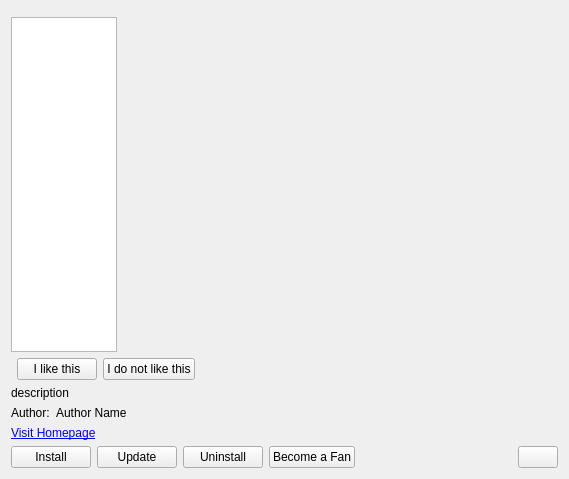
<?xml version="1.0" encoding="UTF-8"?>
<ui version="4.0">
 <class>EntryDetailsDialog</class>
 <widget class="QWidget" name="EntryDetailsDialog">
  <property name="geometry">
   <rect>
    <x>0</x>
    <y>0</y>
    <width>569</width>
    <height>479</height>
   </rect>
  </property>
  <layout class="QVBoxLayout" name="verticalLayout_2">
   <item>
    <widget class="KTitleWidget" name="m_titleWidget"/>
   </item>
   <item>
    <layout class="QHBoxLayout" name="horizontalLayout_3">
     <item>
      <widget class="QListWidget" name="previewSmall">
       <property name="sizePolicy">
        <sizepolicy hsizetype="Fixed" vsizetype="Expanding">
         <horstretch>0</horstretch>
         <verstretch>0</verstretch>
        </sizepolicy>
       </property>
       <property name="minimumSize">
        <size>
         <width>106</width>
         <height>0</height>
        </size>
       </property>
       <property name="maximumSize">
        <size>
         <width>106</width>
         <height>16777215</height>
        </size>
       </property>
       <property name="verticalScrollBarPolicy">
        <enum>Qt::ScrollBarAlwaysOff</enum>
       </property>
       <property name="horizontalScrollBarPolicy">
        <enum>Qt::ScrollBarAlwaysOff</enum>
       </property>
       <property name="gridSize">
        <size>
         <width>98</width>
         <height>80</height>
        </size>
       </property>
       <property name="viewMode">
        <enum>QListView::ListMode</enum>
       </property>
       <property name="uniformItemSizes">
        <bool>true</bool>
       </property>
      </widget>
     </item>
     <item>
      <widget class="QLabel" name="previewBig">
       <property name="sizePolicy">
        <sizepolicy hsizetype="Expanding" vsizetype="Expanding">
         <horstretch>0</horstretch>
         <verstretch>0</verstretch>
        </sizepolicy>
       </property>
       <property name="minimumSize">
        <size>
         <width>100</width>
         <height>100</height>
        </size>
       </property>
       <property name="frameShape">
        <enum>QFrame::NoFrame</enum>
       </property>
       <property name="frameShadow">
        <enum>QFrame::Plain</enum>
       </property>
       <property name="text">
        <string/>
       </property>
       <property name="scaledContents">
        <bool>false</bool>
       </property>
       <property name="alignment">
        <set>Qt::AlignCenter</set>
       </property>
      </widget>
     </item>
    </layout>
   </item>
   <item>
    <layout class="QHBoxLayout" name="horizontalLayout_6">
     <item>
      <widget class="KNS3::RatingWidget" name="ratingWidget" native="true">
       <property name="minimumSize">
        <size>
         <width>0</width>
         <height>10</height>
        </size>
       </property>
       <property name="autoFillBackground">
        <bool>false</bool>
       </property>
      </widget>
     </item>
     <item>
      <widget class="QPushButton" name="voteGoodButton">
       <property name="text">
        <string>I like this</string>
       </property>
      </widget>
     </item>
     <item>
      <widget class="QPushButton" name="voteBadButton">
       <property name="text">
        <string>I do not like this</string>
       </property>
      </widget>
     </item>
     <item>
      <spacer name="horizontalSpacer_3">
       <property name="orientation">
        <enum>Qt::Horizontal</enum>
       </property>
       <property name="sizeHint" stdset="0">
        <size>
         <width>40</width>
         <height>20</height>
        </size>
       </property>
      </spacer>
     </item>
    </layout>
   </item>
   <item>
    <layout class="QHBoxLayout" name="horizontalLayout_5">
     <item>
      <widget class="QLabel" name="descriptionLabel">
       <property name="sizePolicy">
        <sizepolicy hsizetype="Expanding" vsizetype="Preferred">
         <horstretch>0</horstretch>
         <verstretch>0</verstretch>
        </sizepolicy>
       </property>
       <property name="text">
        <string>description</string>
       </property>
       <property name="wordWrap">
        <bool>true</bool>
       </property>
      </widget>
     </item>
    </layout>
   </item>
   <item>
    <layout class="QHBoxLayout" name="horizontalLayout">
     <item>
      <widget class="QLabel" name="label">
       <property name="sizePolicy">
        <sizepolicy hsizetype="Minimum" vsizetype="Minimum">
         <horstretch>0</horstretch>
         <verstretch>0</verstretch>
        </sizepolicy>
       </property>
       <property name="text">
        <string>Author:</string>
       </property>
      </widget>
     </item>
     <item>
      <widget class="QLabel" name="authorLabel">
       <property name="sizePolicy">
        <sizepolicy hsizetype="Expanding" vsizetype="Minimum">
         <horstretch>0</horstretch>
         <verstretch>0</verstretch>
        </sizepolicy>
       </property>
       <property name="text">
        <string>Author Name</string>
       </property>
       <property name="openExternalLinks">
        <bool>true</bool>
       </property>
      </widget>
     </item>
    </layout>
   </item>
   <item>
    <widget class="QLabel" name="homepageLabel">
     <property name="text">
      <string>&lt;a href=&quot;http://opendesktop.org&quot;&gt;Visit Homepage&lt;/a&gt;</string>
     </property>
     <property name="openExternalLinks">
      <bool>true</bool>
     </property>
    </widget>
   </item>
   <item>
    <layout class="QHBoxLayout" name="horizontalLayout_2">
     <item>
      <widget class="QPushButton" name="installButton">
       <property name="enabled">
        <bool>true</bool>
       </property>
       <property name="text">
        <string>Install</string>
       </property>
      </widget>
     </item>
     <item>
      <widget class="QPushButton" name="updateButton">
       <property name="enabled">
        <bool>true</bool>
       </property>
       <property name="text">
        <string>Update</string>
       </property>
      </widget>
     </item>
     <item>
      <widget class="QPushButton" name="uninstallButton">
       <property name="enabled">
        <bool>true</bool>
       </property>
       <property name="text">
        <string>Uninstall</string>
       </property>
      </widget>
     </item>
     <item>
      <widget class="QPushButton" name="becomeFanButton">
       <property name="text">
        <string>Become a Fan</string>
       </property>
      </widget>
     </item>
     <item>
      <spacer name="horizontalSpacer">
       <property name="orientation">
        <enum>Qt::Horizontal</enum>
       </property>
       <property name="sizeHint" stdset="0">
        <size>
         <width>40</width>
         <height>20</height>
        </size>
       </property>
      </spacer>
     </item>
     <item>
      <widget class="KPushButton" name="closeButton"/>
     </item>
    </layout>
   </item>
  </layout>
 </widget>
 <customwidgets>
  <customwidget>
   <class>KTitleWidget</class>
   <extends>QWidget</extends>
   <header>ktitlewidget.h</header>
  </customwidget>
  <customwidget>
   <class>KPushButton</class>
   <extends>QPushButton</extends>
   <header>kpushbutton.h</header>
  </customwidget>
  <customwidget>
   <class>KNS3::RatingWidget</class>
   <extends>QWidget</extends>
   <header>ui/ratingwidget.h</header>
   <container>1</container>
  </customwidget>
 </customwidgets>
 <resources/>
 <connections/>
</ui>
